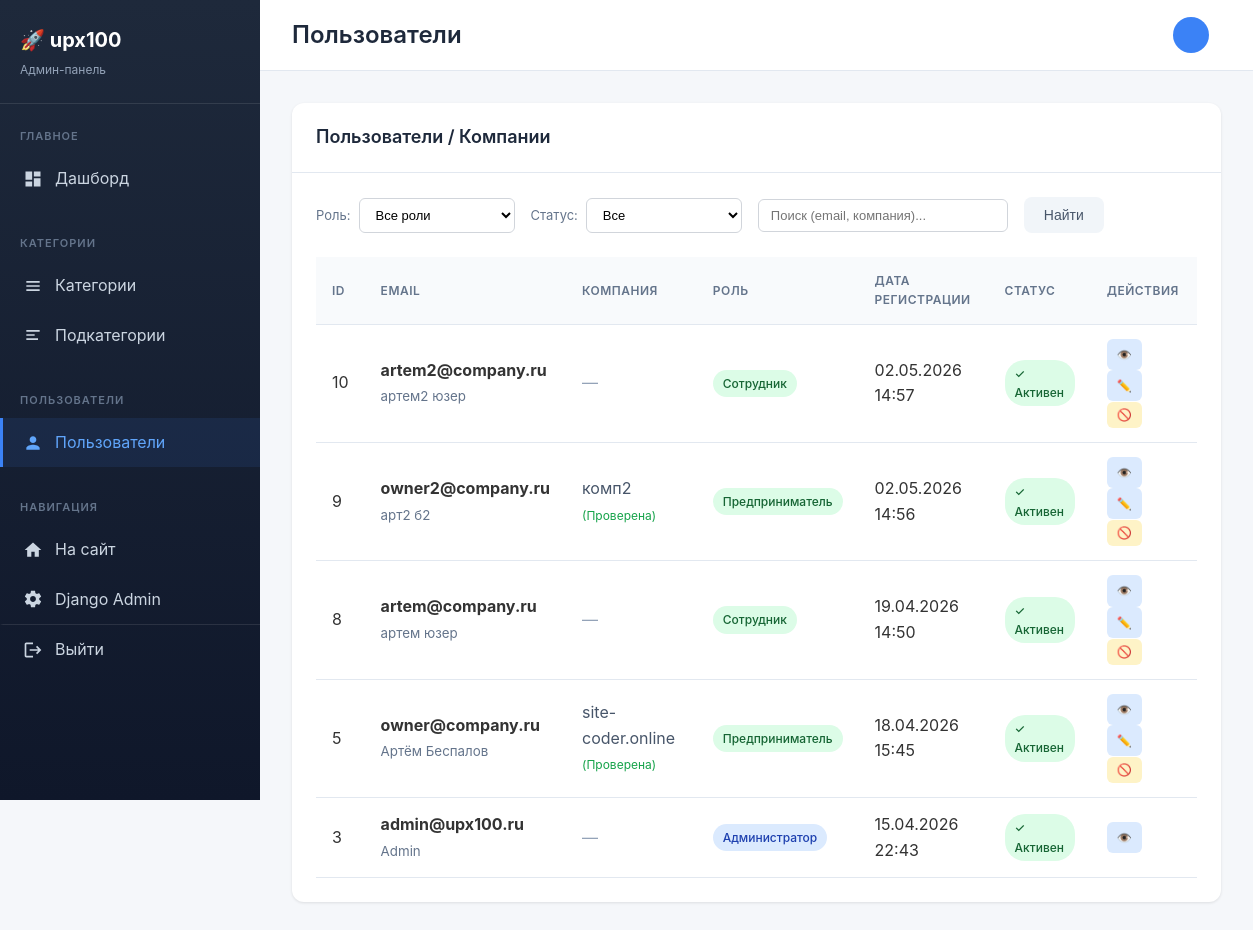
Screenshot of /dashboard/users/ (signed in) with the database file from the repository.
### accounts/models.py (models this page shows, shortened)
class User(AbstractBaseUser, PermissionsMixin):
    ROLE_CHOICES = (
        ('admin', 'Администратор'),
        ('entrepreneur', 'Предприниматель'),
        ('employee', 'Сотрудник'),
    )
    email = models.EmailField('Email', unique=True)
    first_name = models.CharField('Имя', max_length=30, blank=True)
    last_name = models.CharField('Фамилия', max_length=30, blank=True)
    phone = models.CharField('Телефон', max_length=20, blank=True)
    role = models.CharField('Роль', max_length=20, choices=ROLE_CHOICES, default='entrepreneur')
    is_staff = models.BooleanField('Статус сотрудника', default=False)
    is_active = models.BooleanField('Активен', default=True)
    date_joined = models.DateTimeField('Дата регистрации', default=timezone.now)
    objects = UserManager()
    USERNAME_FIELD = 'email'
    REQUIRED_FIELDS = []
    class Meta:
        verbose_name = 'Пользователь'
        verbose_name_plural = 'Пользователи'

### business/models.py (models this page shows, shortened)
class Company(models.Model):
    owner = models.OneToOneField(settings.AUTH_USER_MODEL, on_delete=models.CASCADE, related_name='company')
    name = models.CharField(max_length=200, verbose_name="Название компании")
    description = models.TextField(blank=True, verbose_name="Описание")
    logo = models.ImageField(upload_to='company_logos/', blank=True, null=True, verbose_name="Логотип")
    photo = models.ImageField(upload_to='company_photos/', blank=True, null=True, verbose_name="Фото компании")
    address = models.CharField(max_length=300, verbose_name="Адрес")
    latitude = models.DecimalField(max_digits=9, decimal_places=6, blank=True, null=True, verbose_name="Широта")
    longitude = models.DecimalField(max_digits=9, decimal_places=6, blank=True, null=True, verbose_name="Долгота")
    phone = models.CharField(max_length=20, blank=True, verbose_name="Телефон")
    email = models.EmailField(blank=True, verbose_name="Email")
    is_verified = models.BooleanField(default=False, verbose_name="Проверена модератором")
    created_at = models.DateTimeField(auto_now_add=True)
    updated_at = models.DateTimeField(auto_now=True)
    class Meta:
        verbose_name = "Компания"
        verbose_name_plural = "Компании"

### dashboard/views.py (the view, shortened to what this page needs)
# urls.py: path('users/', views.user_list, name='user_list'),
@admin_required
def user_list(request):
    from business.models import Company
    users = User.objects.order_by('-date_joined')
    role_filter = request.GET.get('role', '')
    status_filter = request.GET.get('status', '')
    query = request.GET.get('q', '')
    if role_filter:
        users = users.filter(role=role_filter)
    if status_filter == 'active':
        users = users.filter(is_active=True)
    elif status_filter == 'inactive':
        users = users.filter(is_active=False)
    context = {
        'users': users,
        'role_filter': role_filter,
        'status_filter': status_filter,
        'query': query,
        'title': 'Пользователи',
    }
    return render(request, 'dashboard/users/list.html', context)

### dashboard/views.py (called while the page is built)
def is_admin(user):
    return user.is_authenticated and (user.is_superuser or user.role == 'admin')

### templates/dashboard/users/list.html (shortened to what this page needs)
{% extends 'dashboard/base.html' %}
{% block content %}
<div class="card">
    <div class="card-header">
        <h3 class="card-title">Пользователи / Компании</h3>
    </div>
    <div class="card-body">
        <form class="filters" method="get">
            <div class="filter-item">
                <label>Роль:</label>
                <select name="role" class="form-control">
                    <option value="">Все роли</option>
                </select>
            </div>
            <div class="filter-item">
                <label>Статус:</label>
                <select name="status" class="form-control">
                    <option value="">Все</option>
                </select>
            </div>
            <div class="filter-item">
                <input type="text" name="q" value="{{ query }}" placeholder="Поиск (email, компания)..." class="form-control" style="width: 250px;">
            </div>
            <button type="submit" class="btn btn-secondary">Найти</button>
        </form>
        <div class="table-responsive">
            <table>
                <thead>
                    <tr>
                        <th>ID</th>
                        <th>Email</th>
                        <th>Компания</th>
                        <th>Роль</th>
                        <th>Дата регистрации</th>
                        <th>Статус</th>
                        <th>Действия</th>
                    </tr>
                </thead>
                <tbody>
                    {% for user in users %}
                    <tr>
                        <td>{{ user.pk }}</td>
                        <td>
                            <strong>{{ user.email }}</strong>
                            {% if user.first_name or user.last_name %}
                            <br><small style="color: #64748b;">{{ user.first_name }} {{ user.last_name }}</small>
                            {% endif %}
                        </td>
                        <td>
                            {% with company=user.company %}
                                {% if company %}
                                    <span style="color: #475569;">{{ company.name }}</span>
                                    {% if company.is_verified %}
                                        <span style="color: #16a34a; font-size: 12px;">(Проверена)</span>
                                    {% else %}
                                        <span style="color: #ca8a04; font-size: 12px;">(Не проверена)</span>
                                    {% endif %}
                                {% else %}
                                    <span style="color: #94a3b8;">—</span>
                                {% endif %}
                            {% endwith %}
                        </td>
                        <td>
                            {% if user.role == 'admin' %}
                            <span class="badge badge-info">Администратор</span>
                            {% elif user.role == 'entrepreneur' %}
                            <span class="badge badge-success">Предприниматель</span>
                            {% else %}
                            <span class="badge badge-success">Сотрудник</span>
                            {% endif %}
                        </td>
                        <td>{{ user.date_joined|date:"d.m.Y H:i" }}</td>
                        <td>
                            {% if user.is_active %}
                            <span class="badge badge-success">✓ Активен</span>
                            {% else %}
                            <span class="badge badge-danger">✗ Заблокирован</span>
                            {% endif %}
                        </td>
                        <td class="actions-cell">
                            <a href="{% url 'dashboard:user_detail' user.pk %}" class="action-btn edit">👁️</a>
                            {% if user.pk != request.user.pk %}
                            <a href="{% url 'dashboard:user_edit' user.pk %}" class="action-btn edit">✏️</a>
                            <form method="post" action="{% url 'dashboard:user_toggle_active' user.pk %}" style="display: inline;" onsubmit="return confirm('Вы уверены?');">
                                <button type="submit" class="action-btn toggle">
                                    {% if user.is_active %}🚫{% else %}✅{% endif %}
                                </button>
                            </form>
                            {% endif %}
                        </td>
                    </tr>
                    {% empty %}
                    <tr>
                        <td colspan="7" style="text-align: center; padding: 40px; color: #64748b;">
                            Пользователи не найдены
                        </td>
                    </tr>
                    {% endfor %}
                </tbody>
            </table>
        </div>
    </div>
</div>
{% endblock %}

### templates/dashboard/base.html (style rules this page uses)
* { margin: 0; padding: 0; box-sizing: border-box; }
body { font-family: -apple-system, BlinkMacSystemFont, 'Segoe UI', Roboto, Oxygen, Ubuntu, sans-serif; background-color: #f5f7fa; color: #333; line-height: 1.6; }
.card { background: #fff; border-radius: 12px; box-shadow: 0 1px 3px rgba(0,0,0,0.1); overflow: hidden; }
.card-header { padding: 20px 24px; border-bottom: 1px solid #e2e8f0; display: flex; justify-content: space-between; align-items: center; }
.card-title { font-size: 18px; font-weight: 600; color: #1e293b; }
.card-body { padding: 24px; }
.table-responsive { overflow-x: auto; }
table { width: 100%; border-collapse: collapse; }
th, td { padding: 14px 16px; text-align: left; border-bottom: 1px solid #e2e8f0; }
th { background: #f8fafc; font-weight: 600; font-size: 12px; text-transform: uppercase; letter-spacing: 0.5px; color: #64748b; }
.btn { display: inline-flex; align-items: center; gap: 8px; padding: 10px 20px; border-radius: 8px; font-size: 14px; font-weight: 500; text-decoration: none; cursor: pointer; border: none; transition: all 0.2s; }
.btn-secondary { background: #f1f5f9; color: #475569; }
.badge { display: inline-block; padding: 4px 10px; border-radius: 20px; font-size: 12px; font-weight: 500; }
.badge-success { background: #dcfce7; color: #166534; }
.badge-info { background: #dbeafe; color: #1e40af; }
.form-control { width: 100%; padding: 12px 16px; border: 1px solid #d1d5db; border-radius: 8px; font-size: 14px; transition: border-color 0.2s; }
select.form-control { background: #fff; }
.filters { display: flex; gap: 16px; margin-bottom: 24px; flex-wrap: wrap; }
.filter-item { display: flex; align-items: center; gap: 8px; }
.filter-item label { font-size: 13px; color: #64748b; }
.filter-item select, .filter-item input { padding: 8px 12px; border: 1px solid #d1d5db; border-radius: 6px; font-size: 13px; }
.actions-cell { vertical-align: middle; }
.actions-cell > * { display: inline-flex; gap: 8px; align-items: center; }
.action-btn { padding: 6px 10px; border-radius: 6px; font-size: 12px; text-decoration: none; transition: all 0.2s; }
.action-btn.edit { background: #dbeafe; color: #1e40af; }
.action-btn.toggle { background: #fef3c7; color: #92400e; border: none; cursor: pointer; }

### rows the page displays
User: pk "10", email "artem2@company.ru", first_name "артем2", last_name "юзер", role "Сотрудник", date_joined "02.05.2026 14:57", is_active "✓ Активен"
User: pk "9", email "owner2@company.ru", first_name "арт2", last_name "б2", company.name "комп2", shows "(Проверена)", role "Предприниматель", date_joined "02.05.2026 14:56", is_active "✓ Активен"
User: pk "8", email "artem@company.ru", first_name "артем", last_name "юзер", role "Сотрудник", date_joined "19.04.2026 14:50", is_active "✓ Активен"
User: pk "5", email "owner@company.ru", first_name "Артём", last_name "Беспалов", company.name "site-coder.online", shows "(Проверена)", role "Предприниматель", date_joined "18.04.2026 15:45", is_active "✓ Активен"
User: pk "3", email "admin@upx100.ru", first_name "Admin", role "Администратор", date_joined "15.04.2026 22:43", is_active "✓ Активен"

### other values shown
{{ title }} "Пользователи"
